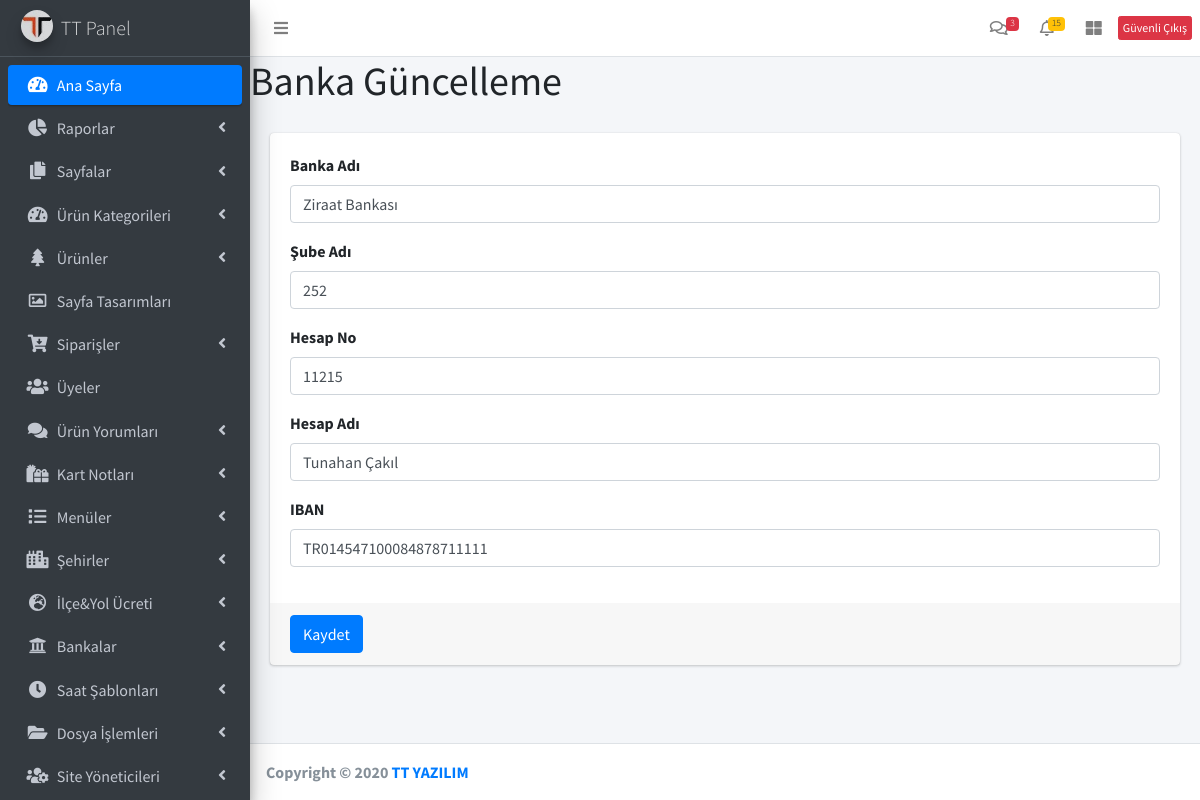
Page /ttadmin/bank_update.php (signed in) on the committed database.
### tables this page shows
CREATE TABLE `bank` (
  `ID` int(11) NOT NULL,
  `BANK_NAME` varchar(2000) NOT NULL,
  `DEPARTMENT_NO` int(11) NOT NULL,
  `ACCOUNT_NAME` varchar(200) NOT NULL,
  `ACCOUNT_NO` int(11) NOT NULL,
  `IBAN` varchar(26) NOT NULL,
  `PROCESS_DATE` datetime NOT NULL DEFAULT current_timestamp(),
  `ACTIVE` tinyint(1) NOT NULL DEFAULT 1
);

### ttadmin/bank_update.php (the view, shortened to what this page needs)
<?php include("header.php") ?>
    <div class="content-wrapper">
    <h1>Banka Güncelleme</h1>
        <div class="card-body table-responsive p-8">
        <div class="card">
        <?php
            $sql_bank = "select * from bank where ACTIVE = 1";
            $result_bank = mysqli_query($conn,$sql_bank);
            $row_bank=mysqli_fetch_assoc($result_bank);
        ?>
                <form method="POST" action="process/insert.php">
                    <div class="card-body">
                        <div class="form-group">
                            <label for="BANK_NAME">Banka Adı</label>
                            <input type="text" class="form-control" name="BANK_NAME" value="<?php echo $row_bank['BANK_NAME'] ?>">
                        </div>
                        <div class="form-group">
                            <label for="DEPARTMENT_NO">Şube Adı</label>
                            <input type="text" class="form-control" name="DEPARTMENT_NO" value="<?php echo $row_bank['DEPARTMENT_NO'] ?>">
                        </div>
                        <div class="form-group">
                            <label for="ACCOUNT_NO">Hesap No</label>
                            <input type="text" class="form-control" name="ACCOUNT_NO" value="<?php echo $row_bank['ACCOUNT_NO'] ?>">
                        </div>
                        <div class="form-group">
                            <label for="ACCOUNT_NAME">Hesap Adı</label>
                            <input type="text" class="form-control" name="ACCOUNT_NAME" value="<?php echo $row_bank['ACCOUNT_NAME'] ?>">
                        </div>
                        <div class="form-group">
                            <label for="IBAN">IBAN</label>
                            <input type="text" class="form-control" name="IBAN" value="<?php echo $row_bank['IBAN'] ?>">
                        </div>
                    </div>
                    <div class="card-footer">
                        <button type="submit" class="btn btn-primary">Kaydet</button>
                    </div>
                </form>
            </div>
        </div>
    </div>
<?php include("footer.php") ?>

### rows in the picture
bank: BANK_NAME "Ziraat Bankası", DEPARTMENT_NO "252", ACCOUNT_NO "11215", ACCOUNT_NAME "Tunahan Çakıl", IBAN "TR014547100084878711111"
